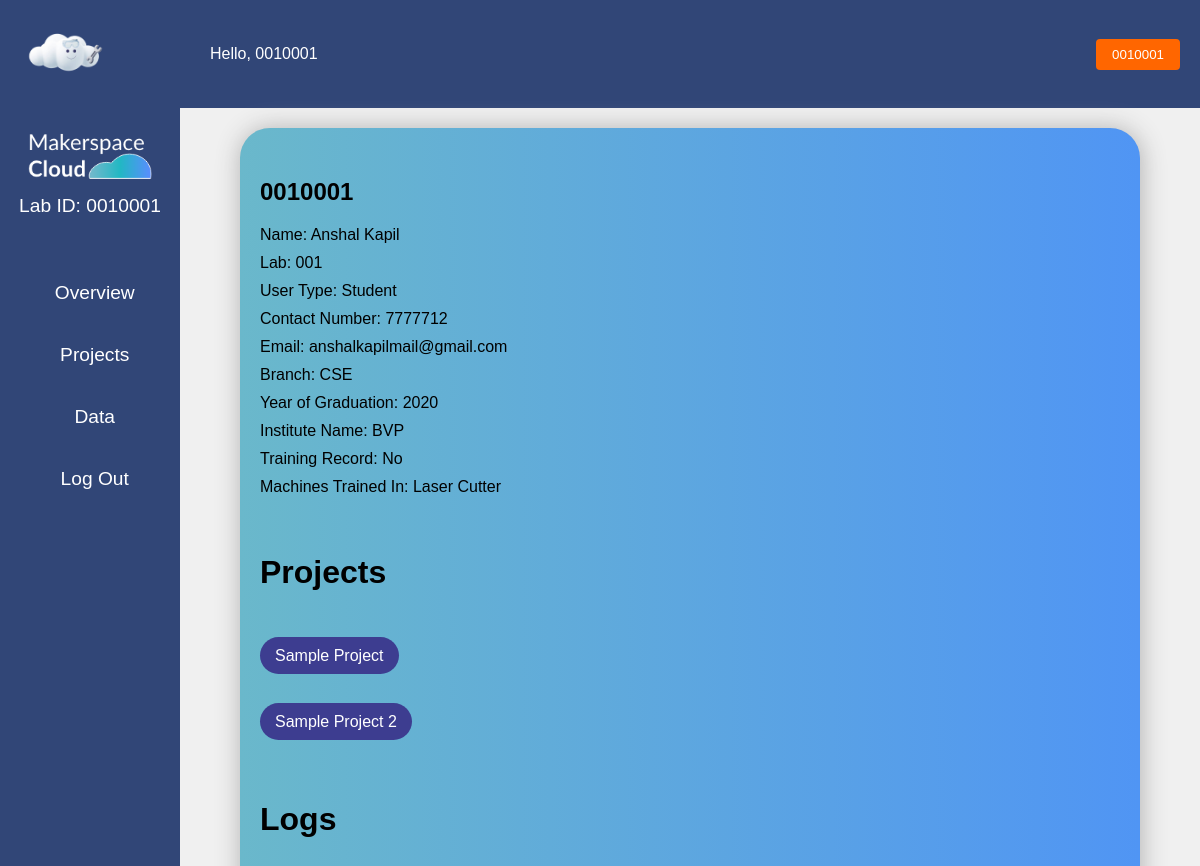
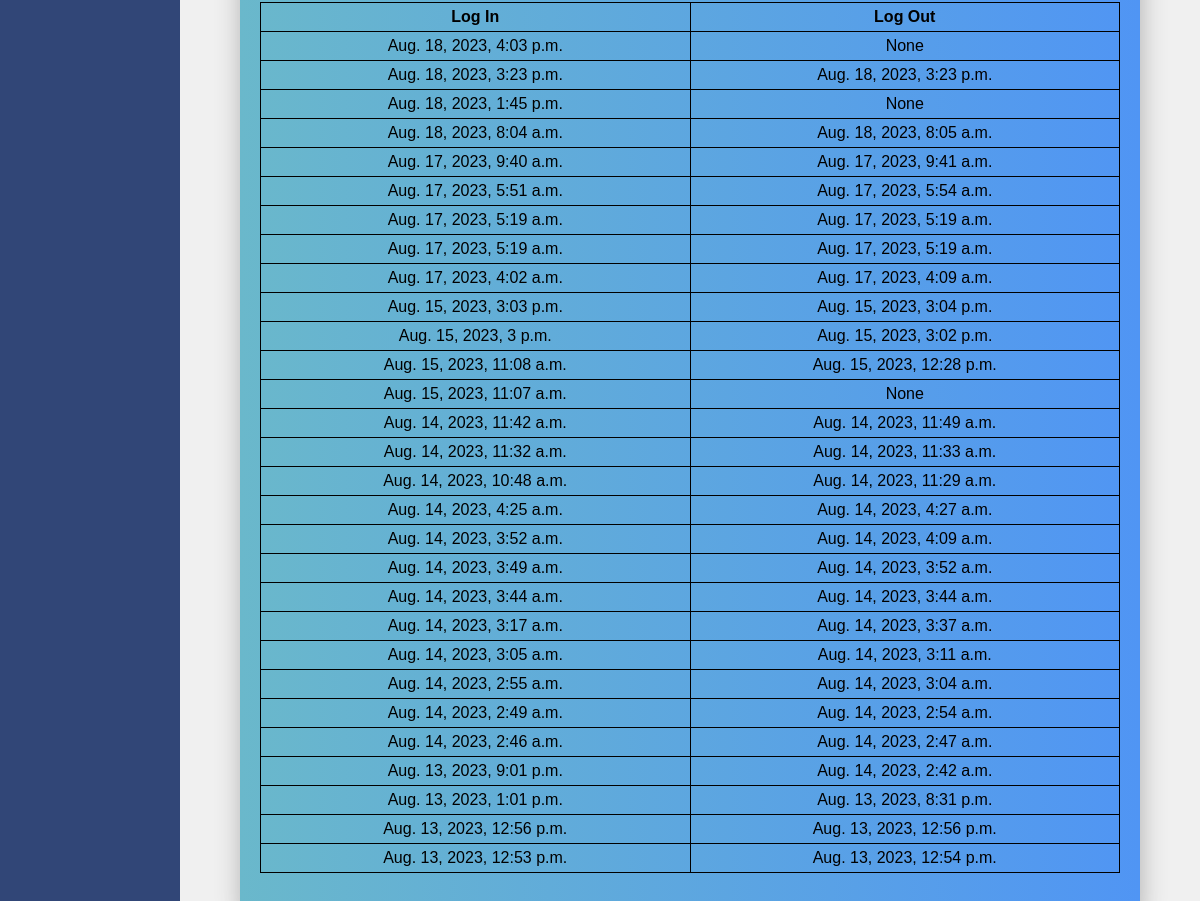
Screenshot of /s_member_detail/38/ (signed in) with the database file from the repository (2 pictures, top to bottom).
### equ/models.py (models this page shows, shortened)
class Profile(models.Model):
    USER_TYPES = [
        ('Student', 'Student'),
        ('Professor', 'Professor'),
        ('Technician', 'Technician'),
        ('Other', 'Outsider'),
    ]
    MACHINE_CHOICES = [
        ('Yes', 'Yes'),
        ('No', 'No'),
    ]
    HOW_HEARD_CHOICES = [
        ('Peers', 'Peers'),
        ('Faculty', 'Faculty'),
        ('Technicians', 'Technicians'),
        ('Social Media', 'Social Media'),
        ('Campus Communication', 'Campus Communication'),
        ('Others', 'Others'),
    ]
    user = models.OneToOneField(User, on_delete=models.CASCADE)
    lab = models.ForeignKey(Lab, on_delete=models.CASCADE, null=True)
    organisation = models.ForeignKey(Organisation, on_delete=models.CASCADE, null=True)
    user_type = models.CharField(max_length=20, choices=USER_TYPES)
    first_name = models.CharField(max_length=100)
    last_name = models.CharField(max_length=100)
    contact_number = models.CharField(max_length=20)
    email = models.EmailField()
    branch = models.CharField(max_length=100)
    year_of_graduation = models.PositiveIntegerField(blank=True, null=True)
    institute_name = models.CharField(max_length=100)
    training_record = models.CharField(max_length=3, choices=MACHINE_CHOICES)
    machines_trained_in = models.CharField(max_length=200, blank=True)
    how_heard_about = models.CharField(max_length=50, choices=HOW_HEARD_CHOICES, blank=True, null=True)

class Lab(models.Model):
    organisation = models.ForeignKey(Organisation,on_delete=models.CASCADE, null=True)
    name = models.CharField(max_length=100)
    lab_admin = models.ForeignKey(
        User,
        limit_choices_to={'groups__name': 'admin'},
        null=True,  # Set the default value to None
        on_delete=models.CASCADE,
        related_name='lab_admin_of'
    )
    def __str__(self):
        return self.name

class Confirmed_Project(models.Model):
    name = models.CharField(max_length=100)
    description = models.TextField(max_length=400)
    lab = models.ForeignKey('Lab', on_delete=models.CASCADE, related_name='confirmed_projects')
    user = models.ForeignKey(User, on_delete=models.CASCADE)
    start_date = models.DateField(default=timezone.now)
    end_date = models.DateField(default=timezone.now)

class UserActivityLog(models.Model):
    user = models.ForeignKey(User, on_delete=models.CASCADE)
    login_time = models.DateTimeField()
    logout_time = models.DateTimeField(null=True, blank=True)

### equ/views.py (the view)
# urls.py: path('s_member_detail/<int:pk>/', views.s_member_detail, name='s_member_detail'),
@login_required
@superadmin_required
def s_member_detail(request,pk):
    user = get_object_or_404(User,pk=pk)
    projects = Confirmed_Project.objects.filter(user=user)
    profile = Profile.objects.get(user=user)
    logs = UserActivityLog.objects.filter(user=user).order_by('-login_time')[:30]
    context = {'user': user, 'projects':projects, 'profile':profile,'logs':logs}
    return render(request, 'equ/s_member_detail.html',context)

### equ/views.py (called while the page is built)
def superadmin_required(function):
    decorator = user_passes_test(lambda user: user.groups.filter(name='superadmin').exists())
    return decorator(function)

### equ/templates/equ/s_member_detail.html
{% extends "equ/s_base.html" %}
{% block content %}
<div class="my_projects">
    <div class="mp1">
<h2>{{user.username}}</h2>
<p><span style="color: black;">Name:</span> {{ profile.first_name }} {{ profile.last_name }}</p>
        <p><span style="color: black;">Lab: </span>{{ profile.lab }}</p>
        <p><span style="color: black;">User Type: </span>{{ profile.user_type }}</p>
        <p><span style="color: black;">Contact Number: </span>{{ profile.contact_number }}</p>
        <p><span style="color: black;">Email: </span>{{ profile.email }}</p>
        <p><span style="color: black;">Branch: </span>{{ profile.branch }}</p>
        <p><span style="color: black;">Year of Graduation: </span>{{ profile.year_of_graduation }}</p>
        <p><span style="color: black;">Institute Name: </span>{{ profile.institute_name }}</p>
        <p><span style="color: black;">Training Record: </span>{{ profile.training_record }}</p>
        <p><span style="color: black;">Machines Trained In: </span>{{ profile.machines_trained_in }}</p>
<br>
<h1>Projects</h1>
{% for project in projects %}
<br>
<h2><a href="{% url 's_confirmed_project_detail' project.pk %}">{{ project.name }}</a></h2>
{% empty %}
    <li>No projects found.</li>
{% endfor %}
<br>
<h1 class="lgs">Logs</h1>
<table class="logs">
    <tr>
        <th>Log In</th>
        <th>Log Out</th>
    </tr>
{%for log in logs%}
<tr>
    <td>{{log.login_time}}</td>
    <td>{{log.logout_time}}</td>
</tr>
{%endfor%}
</table>
{% endblock content %}

### equ/templates/equ/s_base.html
{% load static %}
<!DOCTYPE html>
<html>
<head>
  <link rel="stylesheet" type="text/css" href="{% static 'css/style.css' %}">
</head>
<body>
  {% if user.is_authenticated %}
     <div class="main-navbar">
      <div class="cloudlogo">
        <img src="{% static 'images/cloudavt.png' %}" alt="" style="width: 90px; height: auto;">
        <span style="margin-left: 100px;">Hello, {{ user.username }}</span>
      </div>
      <a class="profile-link" href="{% url 'u_profile_page' %}">
        <button class="profile-button">{{ user.username }}</button>
      </a>
    </div>
  <div class="container rcntc">
        <div class="sidebar">
          <ul>
            <div class="mslogo"><img src="{% static 'images/MSClogo2.png' %}" alt=""> <a> Lab ID: {{ user.username }}</a></div>
            <a href="{% url 's_overview' %}" class="overview"><div class="link"><span></span><li>Overview</li></div></a>
            <a href="{% url 's_labs' %}" class="projects"><div class="link"><span></span><li>Projects</li></div></a>
            <a href="{% url 'admin:index' %}" class="data"><div class="link"><span></span><li>Data</li></div></a>
            <a href="{% url 'logout' %}" class="logout"><div class="link"><span></span><li>Log Out</li></div></a>
            {% else %}
            <a href="{% url 'login' %}" class="login"><div class="link"><span></span><li>Log In</li></div></a>
            {% endif %}
          </ul>
        </div>
        <div class="content rcnt">
          {% block content %}
          {% endblock %}
        </div>
  </div>
  </body>
</html>

### static/css/style.css (style rules this page uses)
:root { --primary:#314677; --secondary:rgb(97, 97, 131); }
* { box-sizing: border-box; margin: 0; padding: 0; font-family: Arial, Helvetica, sans-serif; }
ul { list-style: none; }
.content table { width: 100%; }
.content table, .content tr, .content th, .content td { border: 1px solid black; border-collapse: collapse; }
.content th, .content td { padding: 10px; text-align: center; }
.container { display: flex; min-height: 100vh; max-height: max-content; background-color: #ececec; }
.main-navbar { display: flex; justify-content: space-between; align-items: center; background-color: var(--primary); padding: 10px 20px; }
.cloudlogo { align-items: center; color: white; display: flex; }
.profile-link { color: white; text-decoration: none; }
.profile-button { background-color: #ff6600; color: white; border: none; padding: 8px 16px; border-radius: 4px; cursor: pointer; }
.sidebar { width: 15%; background-color: var(--primary); padding: 20px 2px; }
.sidebar ul { list-style: none; }
.mslogo { margin-bottom: 50px; text-align: center; }
.mslogo img { width: 70%; }
.sidebar a { color: white; text-decoration: none; font-size: 1.2rem; text-align: center; display: flex; width: 100%; align-items: center; justify-content: center; margin: 10px 0; }
.link { width: 100%; display: flex; }
.sidebar span { width: 10px; background: none; transition: 0.3s ease-in; }
.sidebar li { padding: 15px 0; text-align: center; width: 100%; background-image: none; transition: 0.3s ease-in; }
.content { flex-grow: 1; border: none; width: 100%; max-width: 900px; margin: 20px auto; border-radius: 30px; padding: 20px; box-shadow: 1px 1px 25px 1px #b4b4b4; background-color:white; display: flex; justify-content: center; min-height: max-content; }
.rcnt { background-image: linear-gradient(90deg,#6ab8cb, #5095f4); }
.rcntc { background-color: #F0F0F0; }
.my_projects { display: flex; flex-direction: column; width: 100%; height: 100%; }
.mp1 h1 { margin: 30px 0; }
.my_projects a, .my_projects button { padding: 10px 15px; text-decoration: none; border: none; background:#3d3d90; color: white; border-radius: 40px; width: max-content; font-size: 1rem; font-weight: normal; }
.mp1 h2 { margin-bottom: 20px; }
.my_projects { margin-top: 30px; }
.mp1 p { margin: 10px 0; }
.lgs { margin: 20px 0; }
.logs { width: 100%; margin: 10px 0; }
.logs, .logs tr, .logs td, .logs th { border: 1px solid black; border-collapse: collapse; }
.logs th, .logs td { padding: 5px; }

### rows the page displays
Profile: first_name "Anshal", last_name "Kapil", lab "001", user_type "Student", contact_number "7777712", email "anshalkapilmail@gmail.com", branch "CSE", year_of_graduation "2020", institute_name "BVP", training_record "No", machines_trained_in "Laser Cutter"
Confirmed_Project: name "Sample Project"
Confirmed_Project: name "Sample Project 2"
UserActivityLog: login_time "Aug. 18, 2023, 4:03 p.m.", logout_time "None"
UserActivityLog: login_time "Aug. 18, 2023, 3:23 p.m.", logout_time "Aug. 18, 2023, 3:23 p.m."
UserActivityLog: login_time "Aug. 18, 2023, 1:45 p.m.", logout_time "None"
UserActivityLog: login_time "Aug. 18, 2023, 8:04 a.m.", logout_time "Aug. 18, 2023, 8:05 a.m."
UserActivityLog: login_time "Aug. 17, 2023, 9:40 a.m.", logout_time "Aug. 17, 2023, 9:41 a.m."
UserActivityLog: login_time "Aug. 17, 2023, 5:51 a.m.", logout_time "Aug. 17, 2023, 5:54 a.m."
UserActivityLog: login_time "Aug. 17, 2023, 5:19 a.m.", logout_time "Aug. 17, 2023, 5:19 a.m."
UserActivityLog: login_time "Aug. 17, 2023, 5:19 a.m.", logout_time "Aug. 17, 2023, 5:19 a.m."
UserActivityLog: login_time "Aug. 17, 2023, 4:02 a.m.", logout_time "Aug. 17, 2023, 4:09 a.m."
UserActivityLog: login_time "Aug. 15, 2023, 3:03 p.m.", logout_time "Aug. 15, 2023, 3:04 p.m."
UserActivityLog: login_time "Aug. 15, 2023, 3 p.m.", logout_time "Aug. 15, 2023, 3:02 p.m."
UserActivityLog: login_time "Aug. 15, 2023, 11:08 a.m.", logout_time "Aug. 15, 2023, 12:28 p.m."
UserActivityLog: login_time "Aug. 15, 2023, 11:07 a.m.", logout_time "None"
UserActivityLog: login_time "Aug. 14, 2023, 11:42 a.m.", logout_time "Aug. 14, 2023, 11:49 a.m."
UserActivityLog: login_time "Aug. 14, 2023, 11:32 a.m.", logout_time "Aug. 14, 2023, 11:33 a.m."
UserActivityLog: login_time "Aug. 14, 2023, 10:48 a.m.", logout_time "Aug. 14, 2023, 11:29 a.m."
UserActivityLog: login_time "Aug. 14, 2023, 4:25 a.m.", logout_time "Aug. 14, 2023, 4:27 a.m."
UserActivityLog: login_time "Aug. 14, 2023, 3:52 a.m.", logout_time "Aug. 14, 2023, 4:09 a.m."
UserActivityLog: login_time "Aug. 14, 2023, 3:49 a.m.", logout_time "Aug. 14, 2023, 3:52 a.m."
UserActivityLog: login_time "Aug. 14, 2023, 3:44 a.m.", logout_time "Aug. 14, 2023, 3:44 a.m."
UserActivityLog: login_time "Aug. 14, 2023, 3:17 a.m.", logout_time "Aug. 14, 2023, 3:37 a.m."
UserActivityLog: login_time "Aug. 14, 2023, 3:05 a.m.", logout_time "Aug. 14, 2023, 3:11 a.m."
UserActivityLog: login_time "Aug. 14, 2023, 2:55 a.m.", logout_time "Aug. 14, 2023, 3:04 a.m."
UserActivityLog: login_time "Aug. 14, 2023, 2:49 a.m.", logout_time "Aug. 14, 2023, 2:54 a.m."
UserActivityLog: login_time "Aug. 14, 2023, 2:46 a.m.", logout_time "Aug. 14, 2023, 2:47 a.m."
UserActivityLog: login_time "Aug. 13, 2023, 9:01 p.m.", logout_time "Aug. 14, 2023, 2:42 a.m."
UserActivityLog: login_time "Aug. 13, 2023, 1:01 p.m.", logout_time "Aug. 13, 2023, 8:31 p.m."
UserActivityLog: login_time "Aug. 13, 2023, 12:56 p.m.", logout_time "Aug. 13, 2023, 12:56 p.m."
UserActivityLog: login_time "Aug. 13, 2023, 12:53 p.m.", logout_time "Aug. 13, 2023, 12:54 p.m."

### other values shown
{{ user.username }} "0010001"
